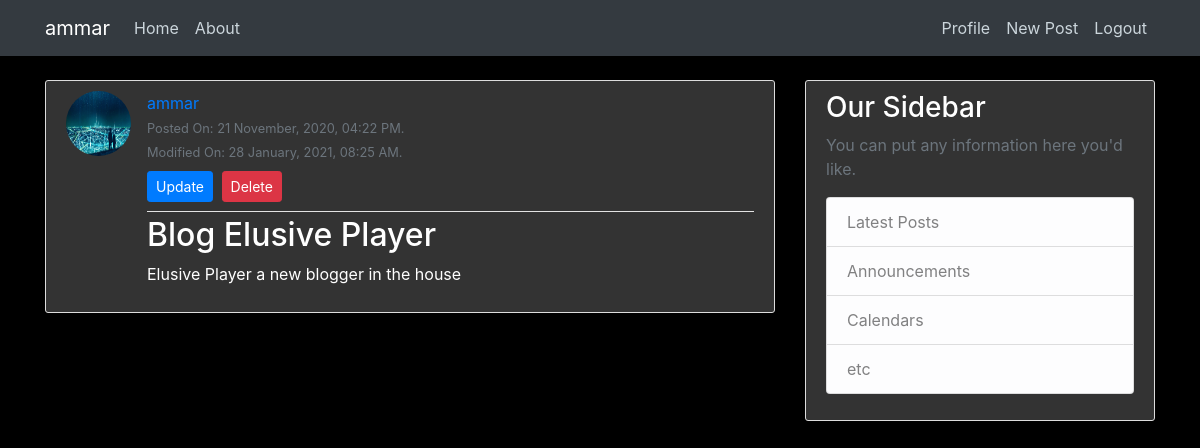
Screenshot of /post/5/ (signed in) with the database file from the repository.
### blog/models.py (models this page shows, shortened)
class Post(models.Model):
    title = models.CharField(max_length = 100)
    content = models.TextField()
    date_posted = models.DateTimeField(default=timezone.now)
    last_modified = models.DateTimeField(auto_now=True)
    author = models.ForeignKey(User, on_delete=models.CASCADE)

### users/models.py (models this page shows, shortened)
class Profile(models.Model):
    user = models.OneToOneField(User, on_delete=models.CASCADE)
    img = models.ImageField(default='default.jpg', upload_to='profile_pics')

### blog/views.py (the view)
# urls.py: path('post/<int:pk>/', PostDetailView.as_view(), name='post-detail'),
class PostDetailView(DetailView):
    model = Post

### blog/templates/blog/post_detail.html
{% extends 'blog/base.html' %}
{% block content %}
    <article class="media content-section">
        <img class="rounded-circle article-img" src="{{ object.author.profile.img.url }}">
        <div class="media-body">
            <div class="article-metadata">
            <a class="mr-2" href="#">{{ object.author }}</a>
            <br>
            <small class="text-muted">Posted On: {{ object.date_posted|date:"d F, Y, h:i A." }}</small>
            <br>
            <small class="text-muted">Modified On: {{ object.last_modified|date:"d F, Y, h:i A." }}</small>
            <br>
            {% if object.author == user %}
                <a class='btn btn-primary btn-sm mt-2 mb-2 mr-1' href="{% url 'post-update' object.id %}">Update</a>
                <a class='btn btn-danger btn-sm mt-2 mb-2' href="{% url 'post-delete' object.id %}">Delete</a>
            {% endif %}
            </div>
            <h2 class="article-title">{{ object.title }}</h2>
            <p class="article-content">{{ object.content }}</p>
        </div>
    </article>
{% endblock content %}

### blog/templates/blog/base.html (shortened to what this page needs)
{% load static %}
<!doctype html>
<html lang="en">
<head>
    <link rel="stylesheet" href="https://maxcdn.bootstrapcdn.com/bootstrap/4.0.0/css/bootstrap.min.css">
    <link rel="stylesheet" type="text/css" href="{% static 'blog/main.css' %}">
</head>
    <body>
        <header class="site-header">
            <nav class="navbar navbar-expand-md navbar-dark bg-dark fixed-top">
            <div class="container">
              {% if user.is_authenticated %}
                <a class="navbar-brand" href="{% url 'blog-home' %}">
                  {{ user.username }}
                </a>
              {% else %}
                <a class="navbar-brand" href="{% url 'blog-home' %}">Elusive's Blog</a>
              {% endif %}
                <div class="collapse navbar-collapse" id="navbarToggle">
                <div class="navbar-nav mr-auto">
                    <a class="nav-item nav-link" href="{% url 'blog-home' %}">Home</a>
                    <a class="nav-item nav-link" href="{% url 'blog-about' %}">About</a>
                </div>
                <div class="navbar-nav">
                  {% if user.is_authenticated %}
                    <a class="nav-item nav-link" href="{% url 'profile' %}">Profile</a>
                    <a class="nav-item nav-link" href="{% url 'post-create' %}">New Post</a>
                    <a class="nav-item nav-link" href="{% url 'logout' %}">Logout</a>
                  {% else %}
                    <a class="nav-item nav-link" href="{% url 'login' %}">Login</a>
                    <a class="nav-item nav-link" href="{% url 'register' %}">Register</a>
                  {% endif %}
                </div>
                </div>
            </div>
            </nav>
        </header>
        <main role="main" class="container">
            <div class="row">
              <div class="col-md-8">
              {% block content %}{% endblock %}
              </div>
              <div class="col-md-4">
                <div class="content-section">
                  <h3>Our Sidebar</h3>
                  <p class='text-muted'>You can put any information here you'd like.
                    <ul class="list-group">
                      <li class="list-group-item list-group-item-light">Latest Posts</li>
                      <li class="list-group-item list-group-item-light">Announcements</li>
                      <li class="list-group-item list-group-item-light">Calendars</li>
                      <li class="list-group-item list-group-item-light">etc</li>
                    </ul>
                  </p>
                </div>
              </div>
            </div>
        </main>
    </body>
</html>

### blog/static/blog/main.css (style rules this page uses)
body { background: #000000; color: #ffffff; margin-top: 5rem; }
h1, h2, h3, h4, h5, h6 { color: #ffffff; }
ul { margin: 0; }
.site-header .navbar-nav .nav-link { color: #cbd5db; }
.content-section { color: #ffffff; background: #333333; padding: 10px 20px; border: 1px solid #dddddd; border-radius: 3px; margin-bottom: 20px; }
.article-title { color: #ffffff; }
.article-content { white-space: pre-line; }
.article-img { height: 65px; width: 65px; margin-right: 16px; }
.article-metadata { padding-bottom: 1px; margin-bottom: 4px; border-bottom: 1px solid #e3e3e3 }

### rows the page displays
Post: author.profile.img (picture), author "ammar", date_posted "21 November, 2020, 04:22 PM.", last_modified "28 January, 2021, 08:25 AM.", title "Blog Elusive Player", content "Elusive Player a new blogger in the house"

### other values shown
{{ user.username }} "ammar"
